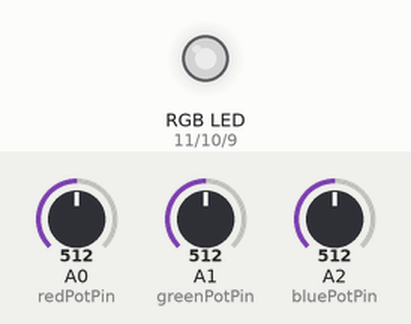
Bench run of a sketch on a simulated Arduino Uno, built with avr-gcc and run on an emulated ATmega328P. Parts: an RGB LED mixed from three pins (HIGH = lit). Inputs (shaded band) come from the test bench; at power-on: A0 (redPotPin) = 512, A1 (greenPotPin) = 512, A2 (bluePotPin) = 512. Dim RGB values are drawn brighter than linear.

Above: at 1.2 s.
1.3 s: A0 (redPotPin) set to 716
At 1.8 s:
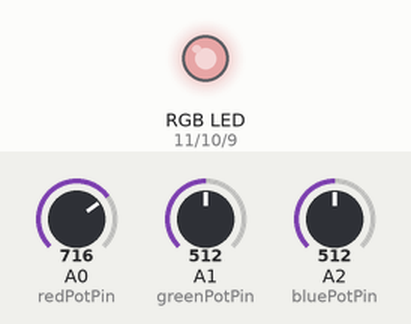
2.8 s: A1 (greenPotPin) set to 716
At 4.0 s:
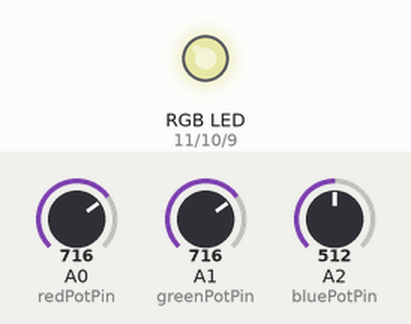
4.3 s: A2 (bluePotPin) set to 716
At 5.3 s:
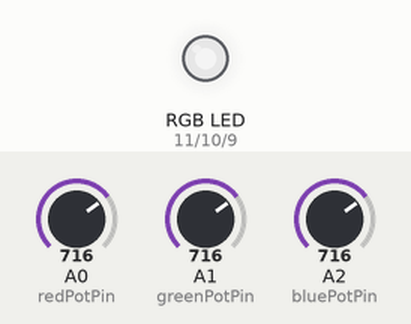
5.8 s: A0 (redPotPin) set to 900
At 6.5 s:
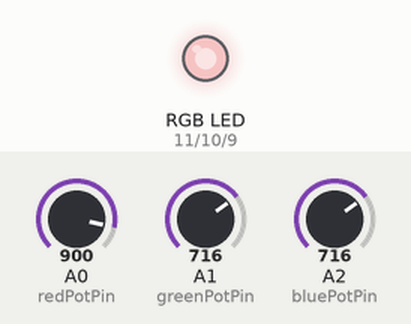
7.3 s: A1 (greenPotPin) set to 900
At 7.6 s:
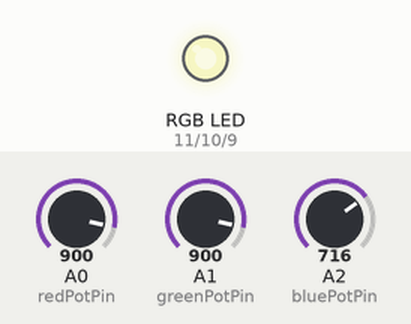
8.8 s: A2 (bluePotPin) set to 900
At 9.9 s:
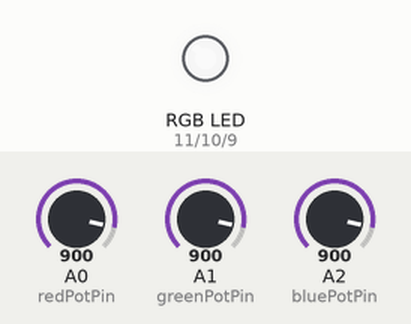
Timing chart, 0 to 11.3 s (numbered marks = the images above; inputs shaded):
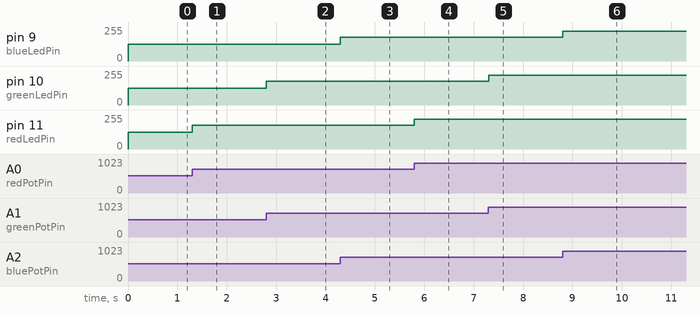

The sketch:

homework1.ino
```cpp
#define potUpperBound 1023
#define potLowerBound 0
#define ledUpperBound 255
#define ledLowerBound 0

const int redLedPin = 11;
const int greenLedPin = 10;
const int blueLedPin = 9;

const int redPotPin = A0;
const int greenPotPin = A1;
const int bluePotPin = A2;

unsigned short int redPotValue;
unsigned short int greenPotValue;
unsigned short int bluePotValue;

unsigned char redLedValue;
unsigned char greenLedValue;
unsigned char blueLedValue;


void setup() {

  pinMode(redLedPin, OUTPUT);
  pinMode(greenLedPin, OUTPUT);
  pinMode(blueLedPin, OUTPUT);

  pinMode(redPotPin, INPUT);
  pinMode(greenPotPin, INPUT);
  pinMode(bluePotPin, INPUT);

}

void loop() {

  redPotValue = analogRead(redPotPin);
  greenPotValue = analogRead(greenPotPin);
  bluePotValue = analogRead(bluePotPin);

  redLedValue = map(redPotValue, potLowerBound, potUpperBound, ledLowerBound, ledUpperBound);
  greenLedValue = map(greenPotValue, potLowerBound, potUpperBound, ledLowerBound, ledUpperBound);
  blueLedValue = map(bluePotValue, potLowerBound, potUpperBound, ledLowerBound, ledUpperBound);

  analogWrite(redLedPin, redLedValue);
  analogWrite(greenLedPin, greenLedValue);
  analogWrite(blueLedPin, blueLedValue);

}
```

Measured:
- after the input at 1.3 s, pin 11 (redLedPin): 127/255 → 178/255 at once
- after the input at 2.8 s, pin 10 (greenLedPin): 127/255 → 178/255 at once
- after the input at 4.3 s, pin 9 (blueLedPin): 127/255 → 178/255 at once
- after the input at 5.8 s, pin 11 (redLedPin): 178/255 → 224/255 at once
- after the input at 7.3 s, pin 10 (greenLedPin): 178/255 → 224/255 at once
- after the input at 8.8 s, pin 9 (blueLedPin): 178/255 → 224/255 at once
